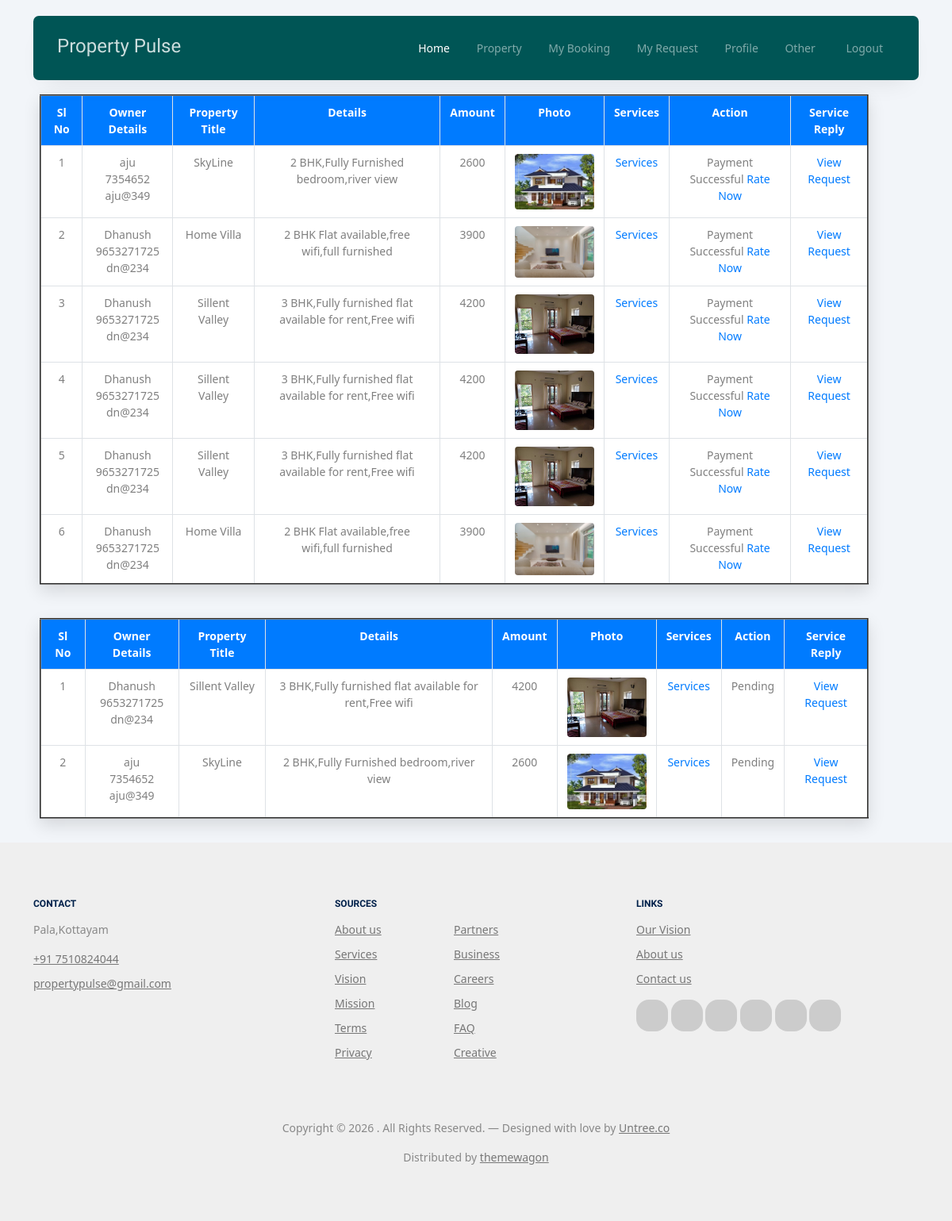
The app's page /User/mybookings/ (signed in) with its own data.
### User/models.py (models this page shows)
class tbl_request(models.Model):
    request_date=models.DateField(auto_now_add=True)
    request_status=models.IntegerField(default=0)
    request_advance=models.CharField(max_length=50)
    property=models.ForeignKey(tbl_property,on_delete=models.CASCADE)
    userid=models.ForeignKey(tbl_user,on_delete=models.CASCADE)

### Owner/models.py (models this page shows)
class tbl_property(models.Model):
    property_title=models.CharField(max_length=100)
    property_details=models.CharField(max_length=500)
    property_date=models.DateField(auto_now_add=True)
    property_status=models.IntegerField(default=0)
    property_photo=models.FileField(upload_to='Assets/PropertyPhotos/')
    propertytype_id=models.ForeignKey(tbl_propertytype,on_delete=models.CASCADE)
    owner=models.ForeignKey(tbl_owner,on_delete=models.CASCADE)
    property_amount=models.CharField(max_length=50)
    place=models.ForeignKey(tbl_place,on_delete=models.CASCADE)

### Guest/models.py (models this page shows)
class tbl_owner(models.Model):
    owner_name=models.CharField(max_length=50)
    owner_email=models.CharField(max_length=50)
    owner_contact=models.CharField(max_length=50)
    owner_address=models.CharField(max_length=50)
    owner_photo=models.FileField(upload_to='Assets/OwnerDocs/')
    owner_proof=models.FileField(upload_to='Assets/OwnerDocs/')
    owner_password=models.CharField(max_length=50)
    place=models.ForeignKey(tbl_place,on_delete=models.CASCADE)
    owner_status=models.IntegerField(default=0)
    owner_doj=models.DateField(auto_now_add=True)

### User/views.py (the view)
# urls.py: path('mybookings/',views.mybookings,name="mybookings"),
def mybookings(request):
    if "uid" not in request.session:
        return redirect("Guest:Login")
    else:
        bookingdata=tbl_request.objects.filter(userid=request.session['uid'],request_status=3)
        bookingpending=tbl_request.objects.filter(userid=request.session['uid'],request_status=0)
        return render(request,"User/Mybooking.html",{'bookingdata':bookingdata,'bookingpending':bookingpending})

### User/Templates/User/Mybooking.html (shortened to what this page needs)
{% extends 'User/Head.html' %}
{% block content %}
<!DOCTYPE html>
<html lang="en">
<head>
</head>
<body>
    <br>
    <div class="booking-wrapper">
        <h1>My Bookings</h1>
        <form method="post" enctype="multipart/form-data">
            <table border="2">
                <tr>
                    <td>Sl No</td>
                    <td>Owner Details</td>
                    <td>Property Title</td>
                    <td>Details</td>
                    <td>Amount</td>
                    <td>Photo</td>
                    <td>Services</td>
                    <td>Action</td>
                    <td>Service Reply</td>
                </tr>
                {% for i in bookingdata %}
                <tr>
                    <td>{{ forloop.counter }}</td>
                    <td>
                        {{ i.property.owner.owner_name }}<br>
                        {{ i.property.owner.owner_contact }}<br>
                        {{ i.property.owner.owner_email }}
                    </td>
                    <td>{{ i.property.property_title }}</td>
                    <td>{{ i.property.property_details }}</td>
                    <td>{{ i.property.property_amount }}</td>
                    <td>
                        <img src="{{ i.property.property_photo.url }}" width="100">
                    </td>
                    <td>
                        <a href="{% url 'User:Servicerequest' i.id %}">Services</a>
                    </td>
                    <td>
                        {% if i.request_status == 0 %}
                        Pending
                        {% elif i.request_status == 1 %}
                        <button>
                            <a href="{% url 'User:payment' i.id %}">Pay Now</a>
                        </button>
                        {% elif i.request_status == 3 %}
                        Payment Successful
                        <a href="{% url 'User:rating' i.property.id %}">Rate Now</a>
                        {% endif %}
                    </td>
                    <td>
                        <a href="{% url 'User:viewservicerequestppt' i.id %}">View Request</a>
                    </td>
                </tr>
                {% endfor %}
            </table>
            <br>
            <br>
            <table border="2">
                <tr>
                    <td>Sl No</td>
                    <td>Owner Details</td>
                    <td>Property Title</td>
                    <td>Details</td>
                    <td>Amount</td>
                    <td>Photo</td>
                    <td>Services</td>
                    <td>Action</td>
                    <td>Service Reply</td>
                </tr>
                {% for i in bookingpending %}
                <tr>
                    <td>{{ forloop.counter }}</td>
                    <td>
                        {{ i.property.owner.owner_name }}<br>
                        {{ i.property.owner.owner_contact }}<br>
                        {{ i.property.owner.owner_email }}
                    </td>
                    <td>{{ i.property.property_title }}</td>
                    <td>{{ i.property.property_details }}</td>
                    <td>{{ i.property.property_amount }}</td>
                    <td>
                        <img src="{{ i.property.property_photo.url }}" width="100">
                    </td>
                    <td>
                        <a href="{% url 'User:Servicerequest' i.id %}">Services</a>
                    </td>
                    {% if i.request_status == 0 %}
                    <td>Pending</td>
                    {% elif i.request_status == 1 %}
                    <td>
                        <button>
                            <a href="{% url 'User:payment' i.id %}">Pay Now</a>
                        </button>
                    </td>
                    {% elif i.request_status == 3 %}
                    <td>Payment Successful</td>
                    {% endif %}
                    <td>
                        <a href="{% url 'User:viewservicerequest' %}">View Request</a>
                    </td>
                </tr>
                {% endfor %}
            </table>
        </form>
    </div>
</body>
</html>
{% endblock content %}

### User/Templates/User/Mybooking.html (style rules this page uses)
body { font-family: "Segoe UI", Arial, sans-serif; background-color: #f2f5f9; margin: 0; padding: 0; }
.booking-wrapper { min-height: 85vh; display: flex; flex-direction: column; align-items: center; padding: 30px 10px; }
h1 { color: #2c3e50; margin-bottom: 20px; font-weight: 600; }
table { width: 95%; max-width: 1100px; background: #ffffff; border-collapse: collapse; box-shadow: 0 8px 20px rgba(0, 0, 0, 0.12); }
table th, table td { padding: 10px 12px; border: 1px solid #dee2e6; font-size: 14px; vertical-align: top; text-align: center; }
table tr:first-child { background-color: #007bff; color: #ffffff; font-weight: 600; }
img { border-radius: 4px; object-fit: cover; }
a { color: #007bff; text-decoration: none; font-weight: 500; }

### records on screen
tbl_request: property.owner.owner_name "aju", property.owner.owner_contact "7354652", property.owner.owner_email "aju@349", property.property_title "SkyLine", property.property_details "2 BHK,Fully Furnished bedroom,river view", property.property_amount "2600", property.property_photo (picture), request_status "Payment Successful"
tbl_request: property.owner.owner_name "Dhanush", property.owner.owner_contact "9653271725", property.owner.owner_email "dn@234", property.property_title "Home Villa", property.property_details "2 BHK Flat available,free wifi,full furnished", property.property_amount "3900", property.property_photo (picture), request_status "Payment Successful"
tbl_request: property.owner.owner_name "Dhanush", property.owner.owner_contact "9653271725", property.owner.owner_email "dn@234", property.property_title "Sillent Valley", property.property_details "3 BHK,Fully furnished flat available for rent,Free wifi", property.property_amount "4200", property.property_photo (picture), request_status "Payment Successful"
tbl_request: property.owner.owner_name "Dhanush", property.owner.owner_contact "9653271725", property.owner.owner_email "dn@234", property.property_title "Sillent Valley", property.property_details "3 BHK,Fully furnished flat available for rent,Free wifi", property.property_amount "4200", property.property_photo (picture), request_status "Payment Successful"
tbl_request: property.owner.owner_name "Dhanush", property.owner.owner_contact "9653271725", property.owner.owner_email "dn@234", property.property_title "Sillent Valley", property.property_details "3 BHK,Fully furnished flat available for rent,Free wifi", property.property_amount "4200", property.property_photo (picture), request_status "Payment Successful"
tbl_request: property.owner.owner_name "Dhanush", property.owner.owner_contact "9653271725", property.owner.owner_email "dn@234", property.property_title "Home Villa", property.property_details "2 BHK Flat available,free wifi,full furnished", property.property_amount "3900", property.property_photo (picture), request_status "Payment Successful"
tbl_request: property.owner.owner_name "Dhanush", property.owner.owner_contact "9653271725", property.owner.owner_email "dn@234", property.property_title "Sillent Valley", property.property_details "3 BHK,Fully furnished flat available for rent,Free wifi", property.property_amount "4200", property.property_photo (picture), request_status "Pending"
tbl_request: property.owner.owner_name "aju", property.owner.owner_contact "7354652", property.owner.owner_email "aju@349", property.property_title "SkyLine", property.property_details "2 BHK,Fully Furnished bedroom,river view", property.property_amount "2600", property.property_photo (picture), request_status "Pending"
